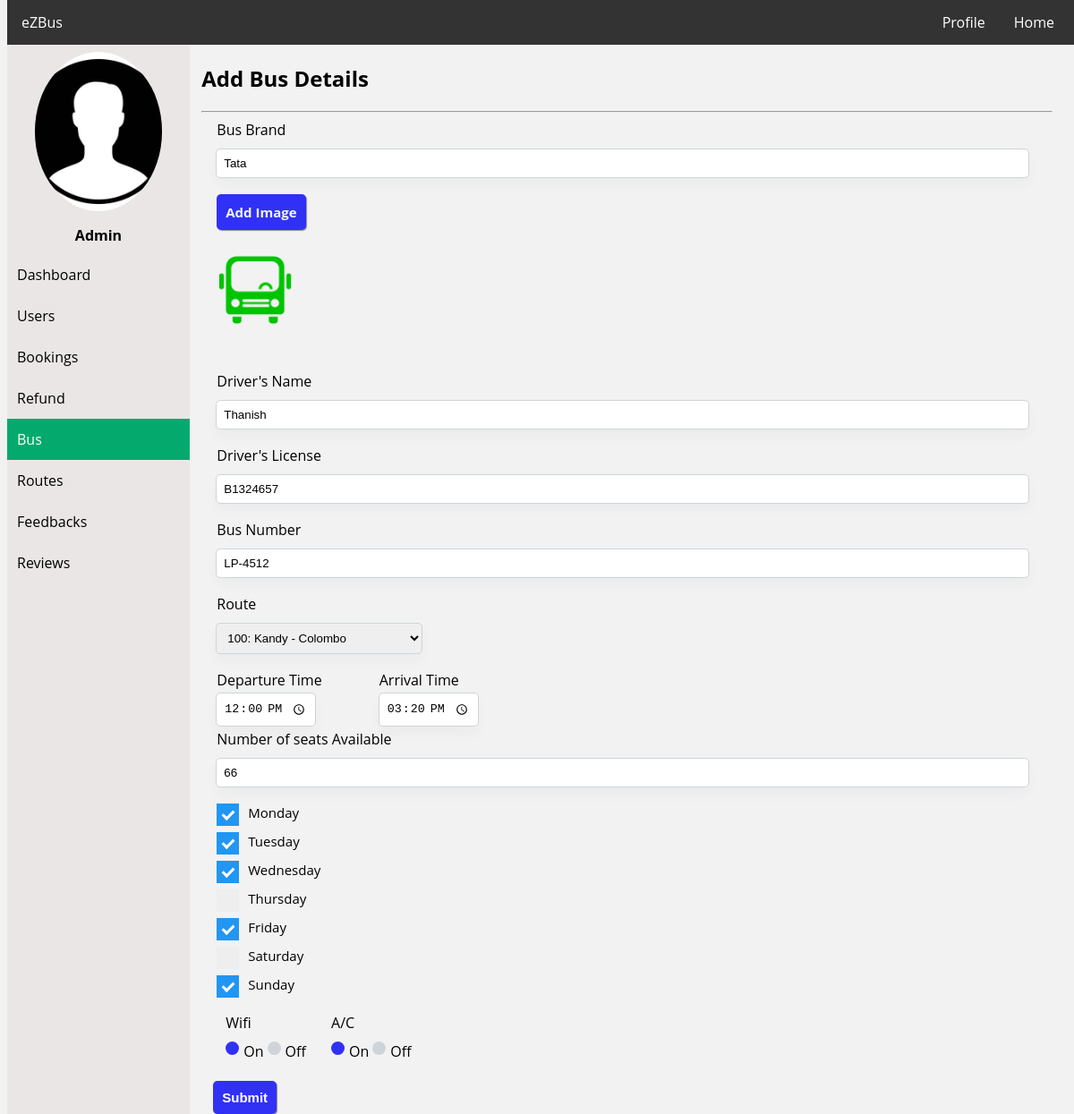
The app's page /php/Admin/BusEdit.php?id=100 with its own data.
### tables this page shows
CREATE TABLE `bus` (
  `Bus_id` int(11) NOT NULL,
  `Route_id` int(11) DEFAULT NULL,
  `Driver_name` varchar(30) DEFAULT NULL,
  `Driver_license` varchar(20) DEFAULT NULL,
  `Bus_no` varchar(10) DEFAULT NULL,
  `Seats` int(11) DEFAULT NULL,
  `Dep_time` time DEFAULT NULL,
  `Arr_time` time DEFAULT NULL,
  `Bus_brand` varchar(25) DEFAULT NULL,
  `AC` int(11) DEFAULT NULL,
  `WIFI` int(11) DEFAULT NULL,
  `Bus_img` varchar(2048) DEFAULT NULL
);

### php/Admin/busEdit.php (the view, shortened to what this page needs)
<?php require "config.php";
require_once "functions.php"; ?>
<!DOCTYPE html>
<html lang="en">
<link rel="stylesheet" href="../../css/Admin/navbar.css">
<link rel="stylesheet" href="../../css/Admin/input.css">
<?php
$id = $_GET['id'] ?? NULL;
$sqlretrieve = "SELECT * FROM Bus WHERE Bus_id=$id";
$data = $con->query($sqlretrieve);
$fetchdata = $data->fetch_assoc();
$bBrand = $fetchdata['Bus_brand'];
$rId = $fetchdata['Route_id'];
$dName = $fetchdata['Driver_name'];
$dLicense = $fetchdata['Driver_license'];
$bNo = $fetchdata['Bus_no'];
$Seat = $fetchdata['Seats'];
$dTime = $fetchdata['Dep_time'];
$aTime = $fetchdata['Arr_time'];
$ac = $fetchdata['AC'];
$wifi = $fetchdata['WIFI'];
?>
<head>
</head>
<body>
<div class="navbar">
    <a href="../home.php">Home</a>
   <div class="dropdown">
     <form action="" method="post">
      <button class="dropbtn">Profile </form>
    </div>
  <a href="../home.php" id="website" style="float:left">eZBus</a>
  </div>
      <div class="leftnav">
        <ul>
          <div class="pr">
            <a src href="../profile.php"><img src="../../images/Admin/img/marsh.gif" title="profile" alt="profile" id="profilelogo"></a>
            <div id="profname"><b>Admin</b></div>
          </div>
          <li><a href="adminDashboard.php" >Dashboard</a></li>
            <li><a href="users.php">Users</a></li>
            <li><a href="booking.php" >Bookings</a></li>
            <li><a href="refund.php">Refund</a></li>
            <li><a href="bus.php" class="active">Bus</a></li>
            <li><a href="route.php" >Routes</a></li>
            <li><a href="feedback.php">Feedbacks</a></li>
            <li><a href="review.php">Reviews</a></li>
          </ul>
      </div>
  <div style="margin-left:17%; margin-top: 50px;padding:1px 16px;height:1000px;">
    <h2>Add Bus Details</h2>
    <hr>
    <div class="busdetails">
      <form enctype="multipart/form-data" method="post" onsubmit="return validateBusForm()" action="./update.php">
        <label for="bBrand">Bus Brand</label><br>
        <input type="text" name="bBrand" id="bBrand" name="bBrand" value="<?php echo $bBrand; ?>" required><br>
        <div class="imagesel">
          <label for="bImg">
            <span class="btn-file">Add Image</span>
            <?php if ($fetchdata['Bus_img']) { ?>
              <img src="<?php echo $fetchdata['Bus_img'] ?>" alt="" style="width: 10%;display: block; margin-top: 15px;" id="preview-img">
            <?php } else { ?><img src="../../images/Admin/img/bus.png" alt="" style="width: 10%;display: block;    margin-top: 15px;" id="preview-img"><?php } ?>
          </label><br>
          <input type="file" id="bImg" name="image" style="display:none;"><br>
        </div>
        <label for="dName">Driver's Name</label><br>
        <input type="text" id="dname" name="dname" value="<?php echo $dName; ?>" required><br>
        <label for="dLicense">Driver's License</label><br>
        <input type="text" id="dLicense" name="dLicense" value="<?php echo $dLicense; ?>" maxlength="8" required><br>
        <label for="bNum">Bus Number</label><br>
        <input type="text" id="bNum" name="bNum" value="<?php echo $bNo; ?>" maxlength="7" required><br>
        <label for="stationnum">Route</label><br>
        <div class="stationsel">
          <select id="route" onChange="update()" name="routesel">
            <?php $sqlretrieve = "SELECT * FROM Route ";
            $data = $con->query($sqlretrieve);
            while ($row4 = $data->fetch_assoc()) {
              if ($row4['Route_id'] == $rId) {
                echo "<option selected value='" . $row4['Route_id'] . "'>" . $row4['Route_id'] . ": " . $row4['Source'] . " - " . $row4['Destination'] . "</option>";
              } else {
                echo "<option value='" . $row4['Route_id'] . "'>" . $row4['Route_id'] . ": " . $row4['Source'] . " - " . $row4['Destination'] . "</option>";
              }
            }
            ?>
          </select>
        </div>
        <div class="time" style="float: left; margin-right: 60px;">
          <label for="tDep">Departure Time</label><br>
          <input type="time" id="tDep" name="tDep" value="<?php echo $dTime; ?>" required>
        </div>
        <div>
          <label for="tArr">Arrival Time</label><br>
          <input type="time" id="tArr" name="tArr" value="<?php echo $aTime; ?>" required><br>
        </div>
        <div>
          <label for="bSeats">Number of seats Available</label><br>
          <input type="number" id="bSeats" name="bSeats" value="<?php echo $Seat; ?>" maxlength="2" max="99" required><br>
        </div>
        <div>
          <label class="containerchk">Monday
            <span class="checkedmark"></span>
          </label>
          <label class="containerchk">Tuesday
            <span class="checkedmark"></span>
          </label>
          <label class="containerchk">Wednesday
            <span class="checkedmark"></span>
          </label>
          <label class="containerchk">Thursday
            <span class="checkedmark"></span>
          </label>
          <label class="containerchk">Friday
            <span class="checkedmark"></span>
          </label>
          <label class="containerchk">Saturday
            <span class="checkedmark"></span>
          </label>
          <label class="containerchk">Sunday
            <span class="checkedmark"></span>
          </label>
        </div>
        <div class="maincont">
          <div style="display: inline-block;">
            <div><label>Wifi</label></div>
            <div class="radiocont">
              <label class="container">On
                <?php if ($wifi == 1) { ?>
                  <span class="checkmark"></span>
              </label>
              <label class="container">Off
                <span class="checkmark"></span>
              </label>
            <?php } ?>
            </div>
          </div>
          <div style="display: inline-block;">
            <div><label>A/C</label></div>
            <div class="radiocont">
              <label class="container">On
                <?php if ($ac == 1) { ?>
                  <span class="checkmark"></span>
              </label>
              <label class="container">Off
                <span class="checkmark"></span>
              </label>
            <?php } ?>
            </div>
          </div>
        </div>
        <input type="submit" name="btnsubmitbse" value="Submit">
      </form>
    </div>
</body>
</html>

### css/Admin/navbar.css (style rules this page uses)
body { background: #f2f2f2; font-family: 'Open Sans', sans-serif; }
.navbar { background-color: #333; position: fixed; top: 0; width: 100%; margin-right: 30px; z-index: 1000; }
.navbar a:first-child { padding-right: 30px; }
.navbar a { float: right; font-size: 16px; color: white; text-align: center; padding: 14px 16px; text-decoration: none; }
.dropdown { float: right; overflow: hidden; }
.dropdown .dropbtn { font-size: 16px; border: none; outline: none; color: white; padding: 14px 16px; background-color: inherit; font-family: inherit; margin: 0; }
.leftnav ul { list-style-type: none; margin-top: -2px; padding: 0; width: 17%; background-color: #ebe6e6; position: fixed; height: 100%; overflow: auto; }
.leftnav li a { display: block; color: #000; padding: 12px 11px; text-decoration: none; }
.leftnav li a.active { background-color: #04AA6D; color: white; }
#profilelogo { display: block; width: 70%; margin: auto; padding:10px; height: 178px; object-fit:cover; border-radius: 50%; }
#profname { text-align: center; margin-bottom: 10px; margin-top: 6px; }

### css/Admin/input.css (style rules this page uses)
input[type=text], input[type=number] { padding: 8px; margin: 3px; width: 95%; border: 1px solid rgb(206, 212, 218); border-radius: 5px; }
input[type=text], input[type=number], input[type=radio], input[type=file], input[type=time], #rDetails, #station, #route { margin-top: 10px; margin-bottom: 18px; box-shadow: 0px 8px 16px 0px rgba(0,0,0,0.03); }
input[type=time], select { border: 1px solid rgb(206, 212, 218); border-radius: 5px; padding: 8px; margin: 3px; }
input[type=submit] { display: inline-block; padding: 10px; color: white; background-color: rgb(49, 49, 245); ; border: none; font-weight: bolder; font-size: 15px; text-decoration: none; text-align: center; margin: auto; box-shadow: 1px 1px 1px rgb(143, 142, 142); border-radius: 5px; border: none; }
.busdetails { margin-left: 13px; }
.busdetails label { margin-left: 4px; }
.container { display: block; position: relative; float: left; padding-left: 20px; margin-bottom: 12px; cursor: pointer; }
.checkmark { position: absolute; top: 0; left: 0; height: 15px; width: 15px; background-color: rgb(206, 212, 218); border-radius: 50%; }
.container input:checked~.checkmark { background-color: rgb(49, 49, 245); }
.container input:checked~.checkmark:after { display: block; }
.maincont>div { padding: 10px; }
.radiocont { padding-top: 10px; }
.btn-file { background-color: rgb(49, 49, 245); color: aliceblue; padding: 10px; border-radius: 3px; margin-bottom: 5px; display: inline-block; padding: 10px; font-weight: bolder; font-size: 15px; text-decoration: none; box-shadow: 1px 1px 1px rgb(143, 142, 142); border-radius: 5px; border: none; }
.containerchk { display: block; position: relative; padding-left: 35px; margin-bottom: 12px; cursor: pointer; font-size: 15px; -webkit-user-select: none; -moz-user-select: none; -ms-user-select: none; user-select: none; }
.checkedmark { position: absolute; top: 0; left: 0; height: 25px; width: 25px; background-color: #eee; }
.containerchk input:checked~.checkedmark { background-color: #2196F3; }
.checkedmark:after { content: ""; position: absolute; display: none; }
.containerchk input:checked~.checkedmark:after { display: block; }
.containerchk .checkedmark:after { left: 9px; top: 5px; width: 5px; height: 10px; border: solid white; border-width: 0 3px 3px 0; -webkit-transform: rotate(45deg); -ms-transform: rotate(45deg); transform: rotate(45deg); }

### records on screen
bus: bBrand "Tata", Bus_img (picture), dname "Thanish", dLicense "B1324657", bNum "LP-4512", tDep "12:00:00", tArr "15:20:00", bSeats "66"

### other values on screen
form field routesel "100: Kandy - Colombo"
